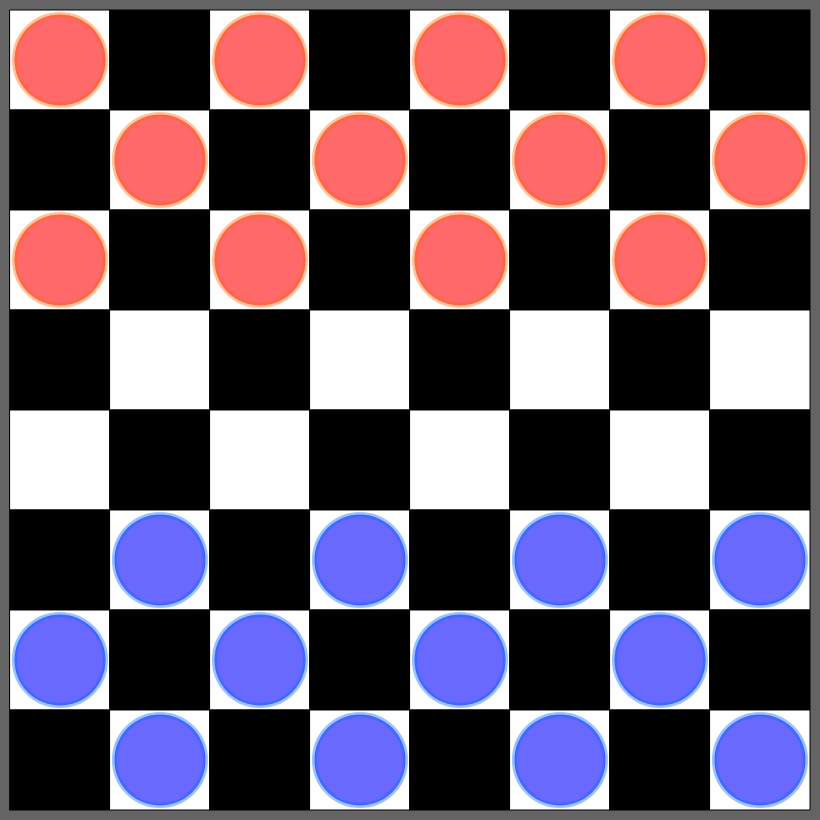
Frame 1 (no input)
Frame 60 (no input): identical to frame 1, image omitted
Frame 120 (the mouse pressed at the canvas centre since frame 60): identical to frame 1, image omitted

The p5.js sketch that drew this single still picture (run headless with seeded random() and noise() and a simulated clock; from frame 60 on, the mouse is pressed at the canvas centre):

// p5.js sketch
// ── sketch.js
let Brikker = [];
let MaxNr = 24;

function setup() {
  createCanvas(820, 820);
  for(let i = 0; i< MaxNr; i++){
    if(i < 4){
    Brikker.push(new Brik((width-20)/16*(i*4+1)+10,(height-20)/16+10));
    } else 
    if(i < 8){
    Brikker.push(new Brik((width-20)/16*((i-4)*4+3)+10,(height-20)/16*3+10))
    } else
    if(i< 12){
    Brikker.push(new Brik((width-20)/16*((i-8)*4+1)+10,(height-20)/16*5+10))
    } else
    if(i< 16){
    Brikker.push(new Brik((width-20)/16*((i-12)*4+3)+10,(height-20)/16*11+10))
    } else
    if(i< 20){
    Brikker.push(new Brik((width-20)/16*((i-16)*4+1)+10,(height-20)/16*13+10))
    } else
    if(i< 24){
    Brikker.push(new Brik((width-20)/16*((i-20)*4+3)+10,(height-20)/16*15 +10))
    }
  }
}

function draw() {
  background(100);
  let color1 = 0;
  let color2 = 255;
  for (let i=0; i < 8; i++){
    for (let j=0; j < 8; j++){   
  
      // En modulo operator (%) tjekker om det er et lige eller ulige tal for at automatisere farvelægningen af felter ved at dividere i med
      // 2 for at se om den får en ulige eller lige værdi for at farve hvert andede felt sort. 
      if (i%2 == 0){
        color1 = 255;
        color2 = 0;
      } else {
        color1 = 0;
        color2 = 255;
      }
      if (j%2 == 0){
        fill (color1);
      } else {
        fill (color2);
      }
      // Når det kommer til at lave selve firkanterne bruges variablerne i og j til at bestemme placeringen af firkanterne for at lave et fuldt bræt.
      rect((0+(width-20)/8*i)+10,(0+(height-20)/8*j)+10,(width-20)/8,(height-20)/8);
    }
  }
  for(let i = 0; i< MaxNr; i++){
    Brikker[i].Update();
    Brikker[i].Show();
    Brikker[i].Clicked();
    }
}

function mouseReleased(){
for (let i = 0; i < MaxNr; i++) {
    if(mouseover == true){
    hold = !hold;
    println("roger roger")
    }
  }
}
// ── Brik.js
let BrikX = 0;
let BrikY = 0;
let Red = 0;
let Green = 0;
let Blue = 0;
let BluePiece = false;
let RedPiece = false;
let mouseover = false;
class Brik{

  constructor(x,y){   
    this.BrikX = x;
    this.BrikY = y;
    if(this.BrikY < height/2){
      this.Red = 255;
      this.Green = 0;
      this.Blue = 0;
      this.RedPiece = true;
      this.BluePiece = false;

      } else {
      this.Red = 0;
      this.Green = 0;
      this.Blue = 255;
      this.BluePiece = true;
      this.RedPiece = false;
      }
    }
  
  Show(){
    push()
    strokeWeight(5)
    stroke(this.Red,100,this.Blue,100)
    fill(this.Red,this.Green,this.Blue,150)
    circle(this.BrikX,this.BrikY,width/9);
    pop()
    }

  Update(){
    if(this.RedPiece === true){
      this.BrikY = this.BrikY
      } else if (
      this.BluePiece === true){
      this.BrikY = this.BrikY
      }
    }
  
  Clicked(){
    if (dist(mouseX, mouseY, this.BrikX, this.BrikY) < 45){
      push();
      noFill();
      stroke(0,255,0);
      strokeWeight(7);
      circle(this.BrikX,this.BrikY,90);
      pop();
    }
  }
}
